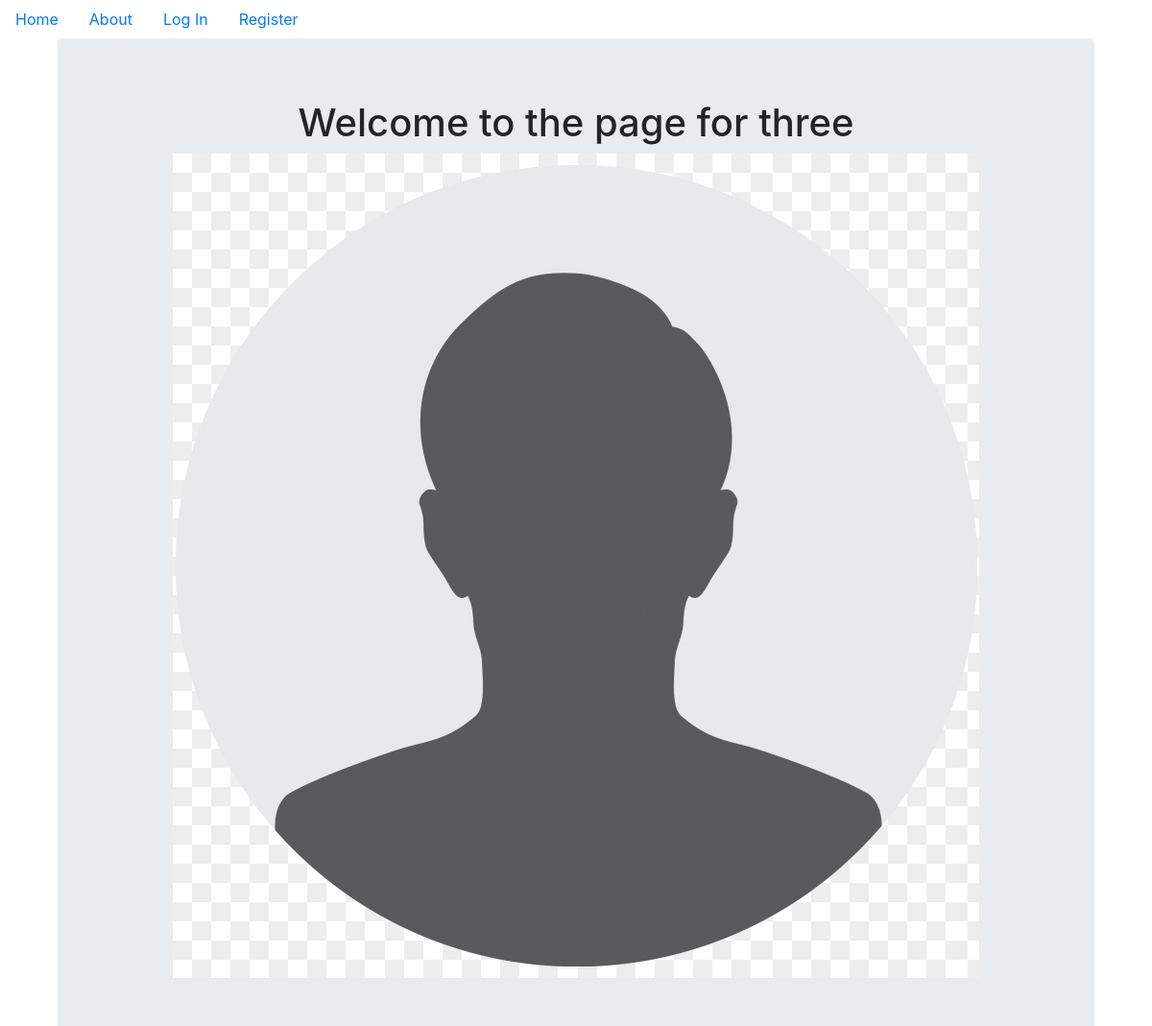
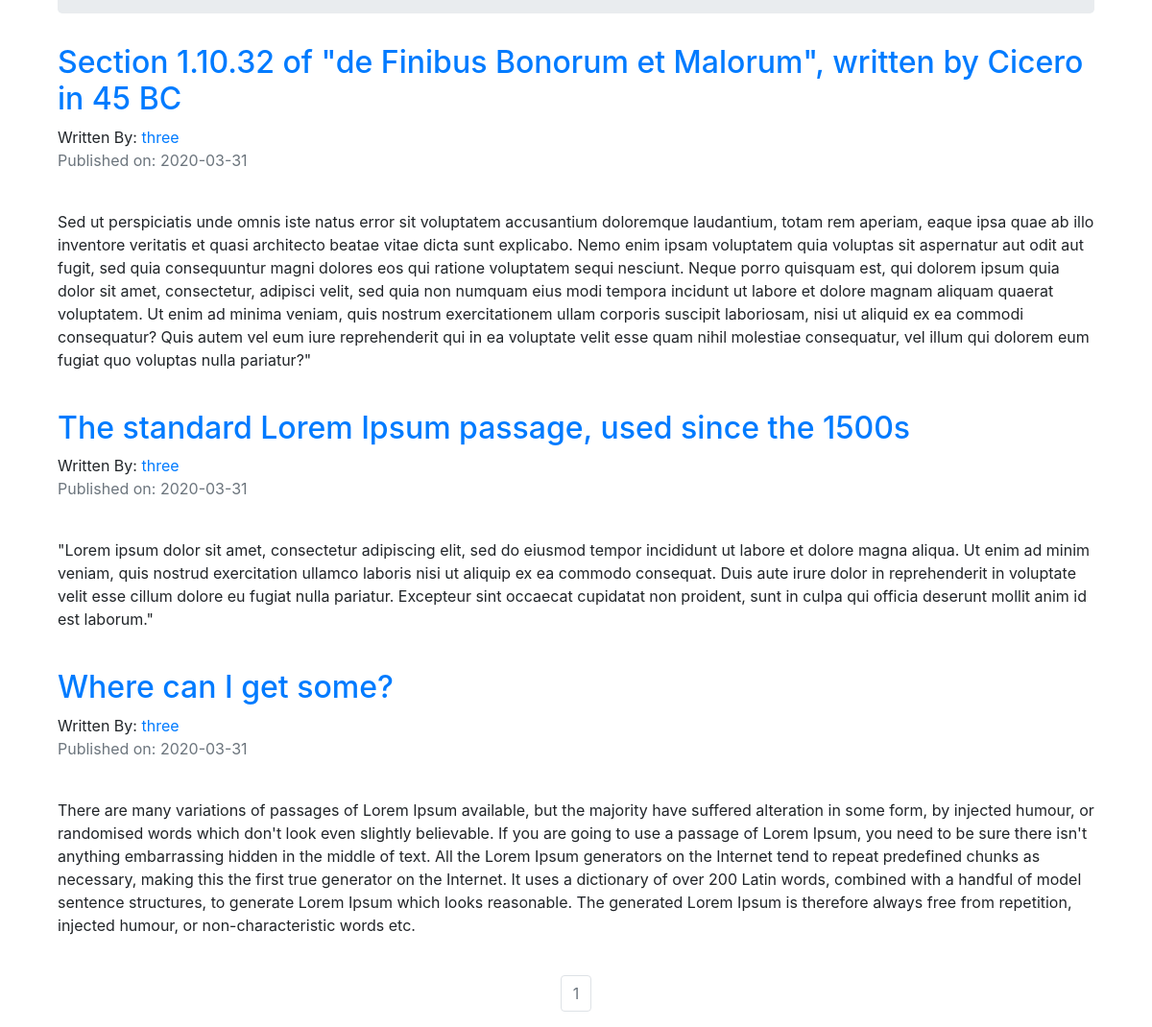
The app's page /three with its own data (2 pictures, top to bottom).
### puppycompanyblog/models.py (models this page shows, shortened)
class User(db.Model,UserMixin):
    __tablename__ = 'users'
    id = db.Column(db.Integer,primary_key=True)
    profile_image = db.Column(db.String(64),nullable=False,default='default_profile.png')
    email = db.Column(db.String(64),unique=True,index=True)
    username = db.Column(db.String(64),unique=True,index=True)
    password_hash = db.Column(db.String(128))
    posts = db.relationship('BlogPost',backref='author',lazy=True)

class BlogPost(db.Model):
    users = db.relationship(User)
    id = db.Column(db.Integer,primary_key=True)
    user_id = db.Column(db.Integer,db.ForeignKey('users.id'),nullable=False)
    date = db.Column(db.DateTime,nullable=False,default=datetime.utcnow)
    title = db.Column(db.String(140),nullable=False)
    text = db.Column(db.Text,nullable=False)

### puppycompanyblog/users/views.py (the view)
@users.route("/<username>")
def user_posts(username):
    page = request.args.get('page',1,type=int)
    user = User.query.filter_by(username=username).first_or_404()
    blog_posts = BlogPost.query.filter_by(author=user).order_by(BlogPost.date.desc()).paginate(page=page,per_page=5)
    return render_template('user_blog_posts.html',blog_posts=blog_posts,user=user)

### puppycompanyblog/templates/user_blog_posts.html
{% extends "base.html" %}
{% block content %}
<div class="container">
        <div class="jumbotron">
            <div align='center'>
                <h1>Welcome to the page for  {{user.username}}</h1>
                <img src="{{url_for('static', filename='profile_pics/'+user.profile_image)}}">
            </div>
        </div>
    {% for post in blog_posts.items %}
        <h2> <a href="{{url_for('blog_posts.blog_post', blog_post_id=post.id)}}">{{post.title}}</a> </h2>
        Written By: <a href="{{url_for('users.user_posts',username=post.author.username)}}">{{post.author.username}}</a>
        <p class="text-muted">Published on: {{post.date.strftime("%Y-%m-%d")}}</p>
        <br>
        <p>{{post.text}}</p>
        <br>
    {% endfor %}
</div>
<nav aria-label="Page navigation example">
    <ul class="pagination justify-content-center">
        {% for page_num in blog_posts.iter_pages(left_edge=1, right_edge=1, left_current=1, right_current=2) %}
                {% if blog_posts.page == page_num %}
                    <li class="page-item disabled">
                        <a class="page-link" href="{{url_for('users.user_posts',username=user.username, page=page_num)}}">{{ page_num}}</a>
                    </li>
                {% else %}
                    <li class="page-item ">
                        <a class="page-link" href="{{url_for('users.user_posts',username=user.username, page=page_num)}}">{{ page_num}}</a>
                    </li>
                {% endif %}
        {% endfor %}
    </ul>
</nav>
{% endblock %}

### records on screen
User: username "three", profile_image (placeholder picture)
BlogPost: title "Section 1.10.32 of \"de Finibus Bonorum et Malorum\", written by Cicero in 45 BC", author.username "three", date "2020-03-31", text "Sed ut perspiciatis unde omnis iste natus error sit voluptatem accusantium doloremque laudantium, totam rem aperiam, eaque ipsa quae ab illo inventore veritatis et quasi architecto beatae vitae dicta sunt explicabo. Nemo enim ipsam voluptatem quia voluptas sit aspernatur aut odit aut fugit, sed quia consequuntur magni dolores eos qui ratione voluptatem sequi nesciunt. Neque porro quisquam est, qui dolorem ipsum quia dolor sit amet, consectetur, adipisci velit, sed quia non numquam eius modi tempora incidunt ut labore et dolore magnam aliquam quaerat voluptatem. Ut enim ad minima veniam, quis nostrum exercitationem ullam corporis suscipit laboriosam, nisi ut aliquid ex ea commodi…"
BlogPost: title "The standard Lorem Ipsum passage, used since the 1500s", author.username "three", date "2020-03-31", text "\"Lorem ipsum dolor sit amet, consectetur adipiscing elit, sed do eiusmod tempor incididunt ut labore et dolore magna aliqua. Ut enim ad minim veniam, quis nostrud exercitation ullamco laboris nisi ut aliquip ex ea commodo consequat. Duis aute irure dolor in reprehenderit in voluptate velit esse cillum dolore eu fugiat nulla pariatur. Excepteur sint occaecat cupidatat non proident, sunt in culpa qui officia deserunt mollit anim id est laborum.\""
BlogPost: title "Where can I get some?", author.username "three", date "2020-03-31", text "There are many variations of passages of Lorem Ipsum available, but the majority have suffered alteration in some form, by injected humour, or randomised words which don't look even slightly believable. If you are going to use a passage of Lorem Ipsum, you need to be sure there isn't anything embarrassing hidden in the middle of text. All the Lorem Ipsum generators on the Internet tend to repeat predefined chunks as necessary, making this the first true generator on the Internet. It uses a dictionary of over 200 Latin words, combined with a handful of model sentence structures, to generate Lorem Ipsum which looks reasonable. The generated Lorem Ipsum is therefore always free from…"

### other values on screen
{{ page_num }} "1"
